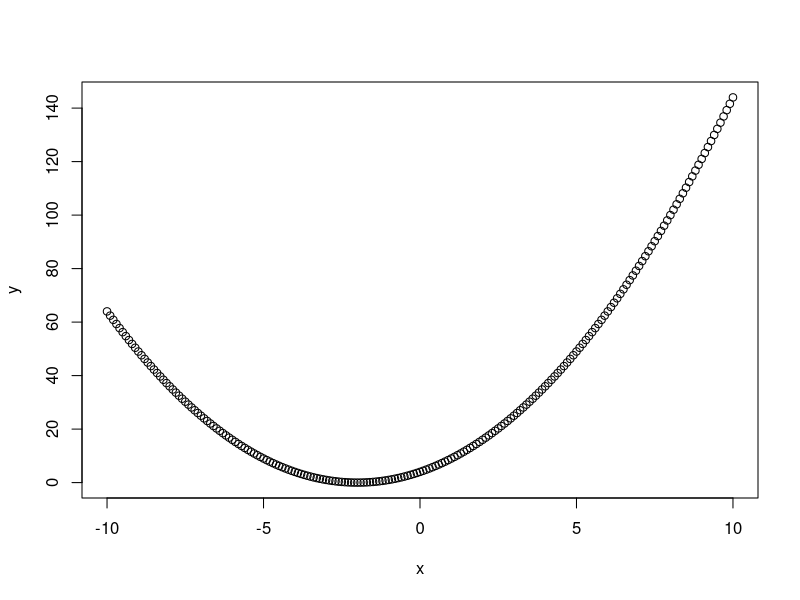
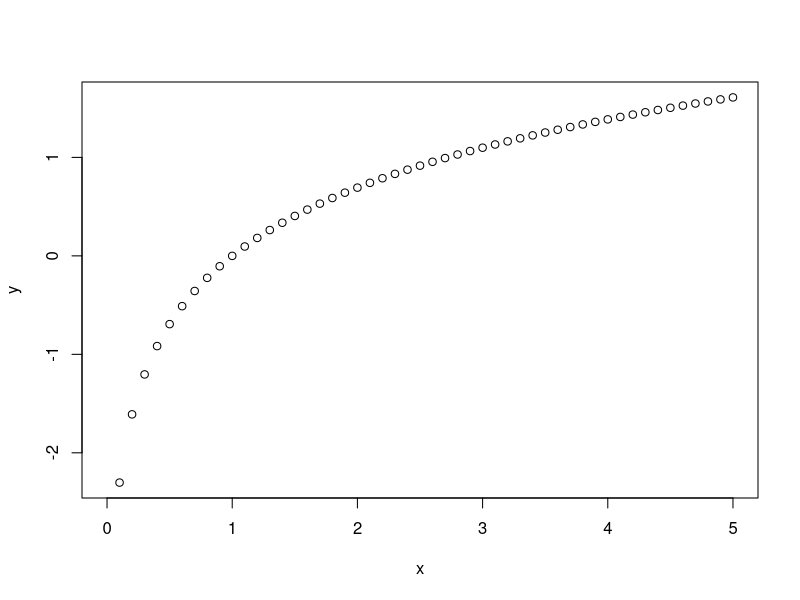
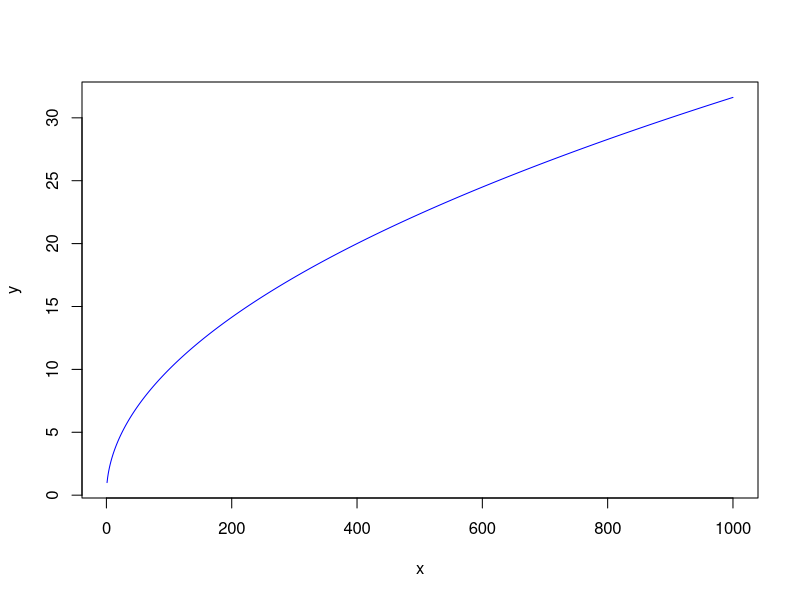
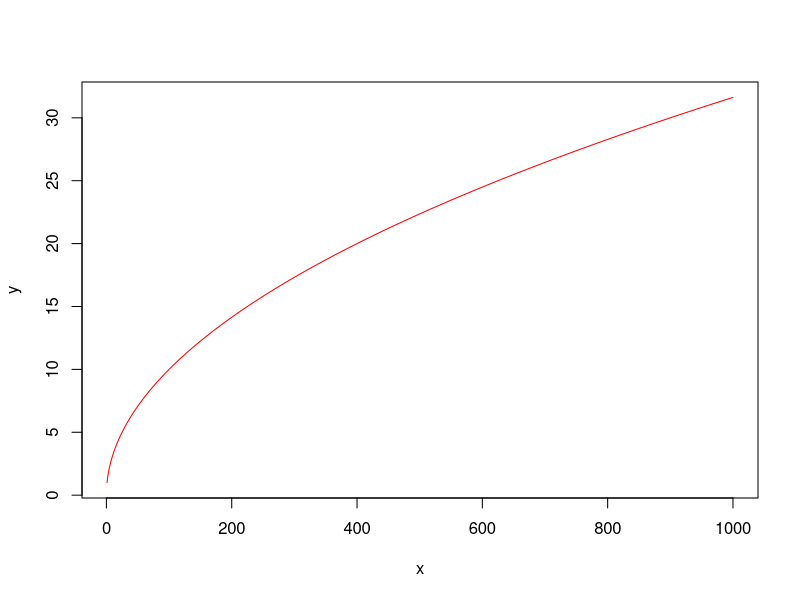
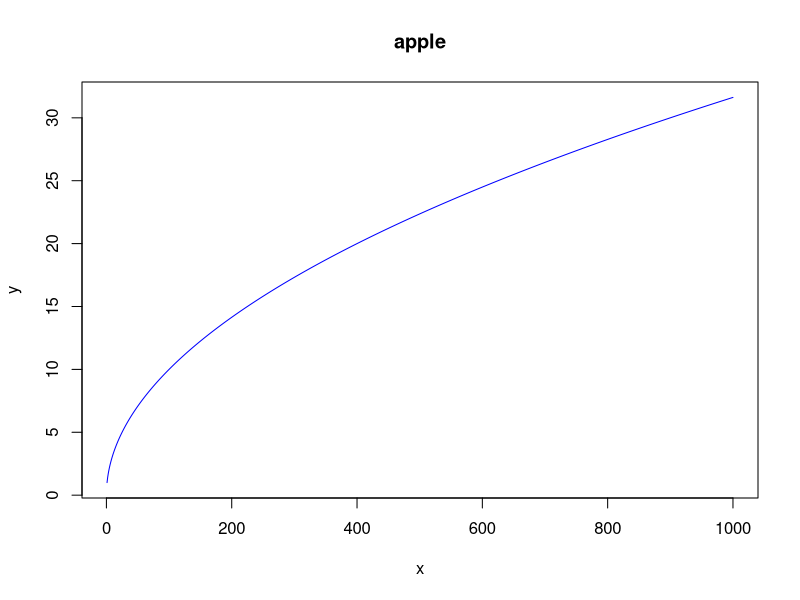
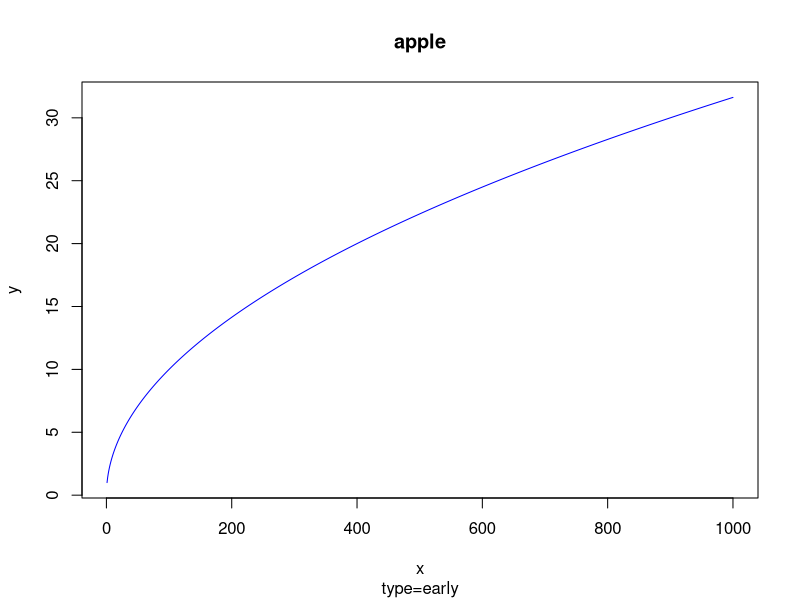
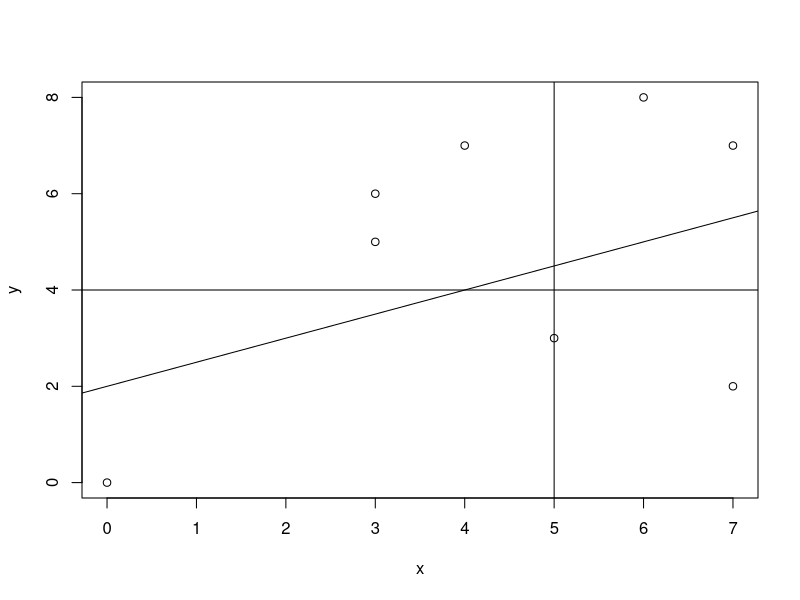
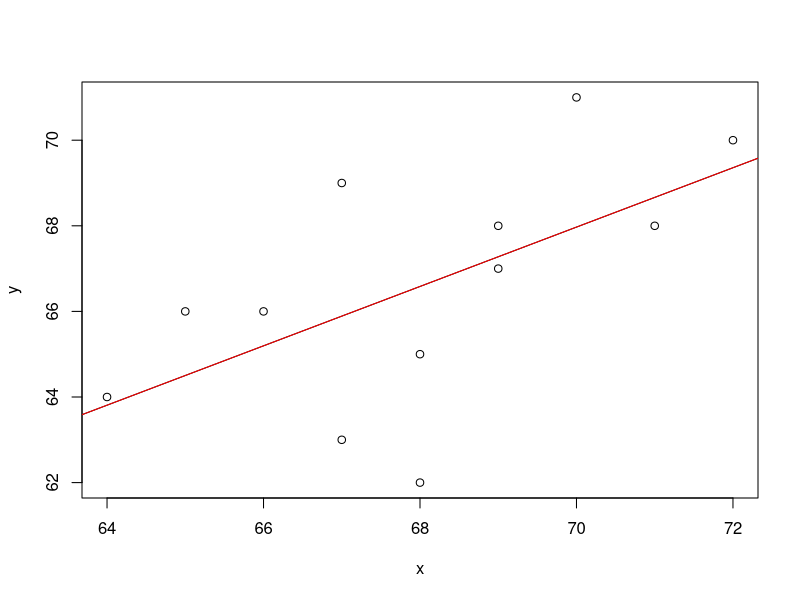

These charts were generated, in order, by the following R code: (Note: this script raises an error after producing the figures.)
x <- seq(-10, 10, 1)
x

x <- seq(-10, 10, 0.1)
x

# ctrl + l = clean
y <- (x^2) + 4*x + 4
plot(x,y)

# Log Plot
x <- seq(0, 5, 0.1)
x

y <- log(x)
plot(x, y)

#
x <- seq(1, 1000, 1)
y <- sqrt(x)
plot(x, y, type="l", col="blue")
plot(x, y, type="l", col="red")
plot(x, y, type="l", col="blue", main="apple")
plot(x, y, type="l", col="blue", main="apple", sub="type=early")

#
x <- c(0, 4, 6, 7, 3, 5, 7, 3)
y <- c(0, 7, 8, 7, 6, 3, 2, 5)
par(mfrow=c(1,1))
plot(x, y)
abline(a=2, b=0.5)
abline(h=4)
abline(v=5)

#
x <- c(68, 67, 66, 64, 69, 68, 72, 65,71, 67, 69, 70)
y <- c(65, 63, 66, 64, 67, 62, 70, 66, 68, 69, 68, 71)
plot(x, y)
lm.result <- lm(y~x)
abline(lm.result)
abline(lm.result, col="red")

#
data(iris)
hist(iris$Sepal.Length)
hist(iris$Sepal.Width)

hist(iris$Sepal.Length, probability = TRUE)
lines(density(iris$Sepal.Length))
lines(density(iris$Sepal.Length), col="blue")

#
set.seed(1234) # Random Number Generator
x=rbinom(1000, 50, 0.3)
x

x11()
hist(x, pro=T, xlab="x", main="", breaks=seq(2, 26, 1))

x1=seq(0, 25, 1)
fx=dbinom(x1, size = 50, prob=0.3)
lines(x1, fx, lwd=2, col="blue")

hist(x, pro=T, xlab="x", main="", breaks=seq(2, 26, 0.1))
hist(x, pro=T, xlab="x", main="", breaks=seq(2, 260, 1))
hist(x, pro=T, xlab="x", main="", breaks=seq(2, 26, 1))
hist(x, pro=T, xlab="x", main="", breaks=seq(2, 26, 0.5))


#
set.seed(1234)
x = rnbinom(1000, size = 5, prob = 0.3)
hist(x, plot=T, xlab="x", xlim=c(0, 40), breaks=seq(0, 42, 1))

x1 = seq(0, 40, 1)
fx = dnbinom(x1, size=5, prob=0.3)

#
set.seed(1234)
x = rnorm(1e4, mean=0, sd=sqrt(5))
hist(x, prob=T, xlab="x", main="", xlim=c(-8, 8), breaks=c(seq(-8, 8.2, 0.5)))
hist(x, prob=T, xlab="x", main="", xlim=c(-8, 8), breaks=c(seq(-8, 8.2, 0.2)))

# (1000번 시행을 한) 정규분포 PDF 그린다. => A4지에 (과정/절차)를 적어서 제출 (다음 수업시간까지)

# 어떤 시행을 했을 때 => 정규분포로 나타낼 수 있다. (P. 204, 205)
# 표본 조사 (1000명) => 평균 70kg로 가정 => 그 기준으로 좌우를 표현하는데....
# 그것에 대한 확률을 다 더할때 1이 되어야 하는데...

#
x1 = seq(-8, 8, length=100)
fx=dnorm(x1, 0, sqrt(5))
lines(x1, fx, lwd=3, col="blue")
